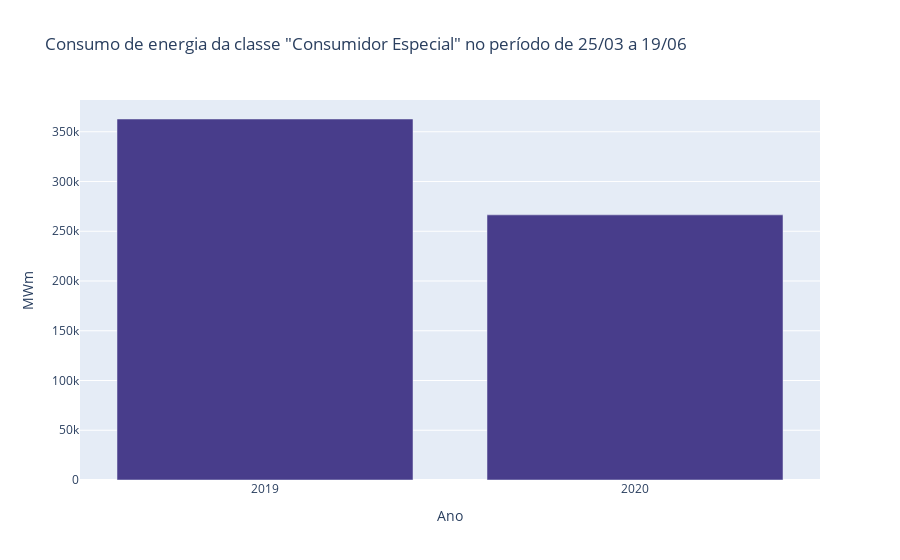

The cell this chart's notebook holds for it:
### Code cell
classe = pd.DataFrame({
    '2019' : consumo_classe_no_covid.loc['Consumidor Especial'],
    '2020' : consumo_classe_covid.loc['Consumidor Especial']
}).T

fig = px.bar(x=classe.index, y=classe['MWm'], color_discrete_sequence=['darkslateblue'],
    title='Consumo de energia da classe "Consumidor Especial" no período de 25/03 a 19/06',
    labels={'x': 'Ano', 'y':'MWm'})
fig.show()

### Figure 1 — Plotly figure (JSON) as saved in the notebook; plotly's stock layout.template omitted (floating-point values rounded to 4 significant figures)
{"data": [{"alignmentgroup": "True", "hovertemplate": "Ano=%{x}<br>MWm=%{y}<extra></extra>", "legendgroup": "", "marker": {"color": "darkslateblue", "pattern": {"shape": ""}}, "name": "", "offsetgroup": "", "orientation": "v", "showlegend": false, "textposition": "auto", "type": "bar", "x": ["2019", "2020"], "xaxis": "x", "y": [362800.0, 266500.0], "yaxis": "y"}], "layout": {"barmode": "relative", "legend": {"tracegroupgap": 0}, "title": {"text": "Consumo de energia da classe \"Consumidor Especial\" no período de 25/03 a 19/06"}, "xaxis": {"anchor": "y", "domain": [0, 1], "title": {"text": "Ano"}}, "yaxis": {"anchor": "x", "domain": [0, 1], "title": {"text": "MWm"}}}}
